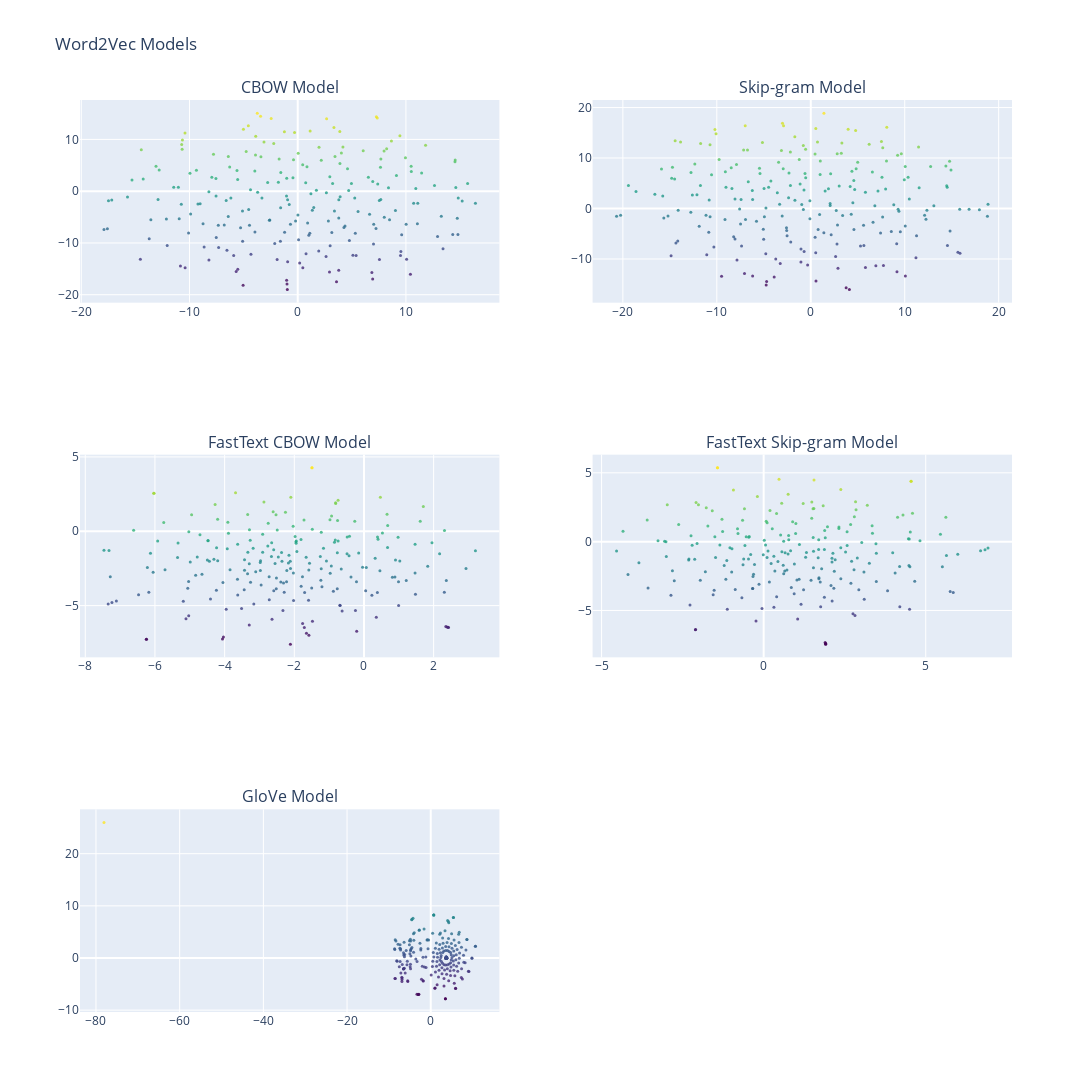

Source (notebook cell):
### Markdown cell above
# **TSNE**

### Code cell
tsne_2d = TSNE(n_components=2, perplexity=17, n_iter=3000)

cbow_tsne_2d = tsne_2d.fit_transform(cbow_model_X)
skipgram_tsne_20 = tsne_2d.fit_transform(skipgram_model_Y)
fasttext_cbow_tsne_2d = tsne_2d.fit_transform(fasttext_cbow_model_X)
fasttext_skipgram_tsn_2d = tsne_2d.fit_transform(fasttext_skipgram_model_Y)
glove_tsne_2d = tsne_2d.fit_transform(embedding_matrix)

fig = make_subplots(rows=3, cols=2, subplot_titles=('CBOW Model', 'Skip-gram Model', 'FastText CBOW Model', 'FastText Skip-gram Model', 'GloVe Model'))

fig.add_trace(go.Scatter(x=cbow_tsne_2d[:, 0], y=cbow_tsne_2d[:, 1], mode='markers', marker=dict(size=3, color=cbow_tsne_2d[:, 1], colorscale='Viridis', opacity=0.8), text=cbow_model_words, hoverinfo='text'), row=1, col=1)
fig.add_trace(go.Scatter(x=skipgram_tsne_20[:, 0], y=skipgram_tsne_20[:, 1], mode='markers', marker=dict(size=3, color=skipgram_tsne_20[:, 1], colorscale='Viridis', opacity=0.8), text=skipgram_model_words, hoverinfo='text'), row=1, col=2)
fig.add_trace(go.Scatter(x=fasttext_cbow_tsne_2d[:, 0], y=fasttext_cbow_tsne_2d[:, 1], mode='markers', marker=dict(size=3, color=fasttext_cbow_tsne_2d[:, 1], colorscale='Viridis', opacity=0.8), text=fasttext_cbow_model_words, hoverinfo='text'), row=2, col=1)
fig.add_trace(go.Scatter(x=fasttext_skipgram_tsn_2d[:, 0], y=fasttext_skipgram_tsn_2d[:, 1], mode='markers', marker=dict(size=3, color=fasttext_skipgram_tsn_2d[:, 1], colorscale='Viridis', opacity=0.8), text=fasttext_skipgram_model_words, hoverinfo='text'), row=2, col=2)
fig.add_trace(go.Scatter(x=glove_tsne_2d[:, 0], y=glove_tsne_2d[:, 1], mode='markers', marker=dict(size=3, color=glove_tsne_2d[:, 1], colorscale='Viridis', opacity=0.8), text=fasttext_skipgram_model_words, hoverinfo='text'), row=3, col=1)

fig.update_layout(title_text='Word2Vec Models', height=2400, width=1600, showlegend=False)

fig.show()

### Figure 1 — Plotly figure (JSON) as saved in the notebook; plotly's stock layout.template omitted (floating-point values rounded to 4 significant figures; data arrays with more than 128 entries replaced by an {"elided": "..."} marker saying what was removed)
{"data": [{"hoverinfo": "text", "marker": {"color": {"elided": "210 float values"}, "colorscale": [[0, "#440154"], [0.1111, "#482878"], [0.2222, "#3e4989"], [0.3333, "#31688e"], [0.4444, "#26828e"], [0.5556, "#1f9e89"], [0.6667, "#35b779"], [0.7778, "#6ece58"], [0.8889, "#b5de2b"], [1, "#fde725"]], "opacity": 0.8, "size": 3}, "mode": "markers", "text": {"elided": "210 str values"}, "type": "scatter", "x": {"elided": "210 float values"}, "xaxis": "x", "y": {"elided": "210 float values"}, "yaxis": "y"}, {"hoverinfo": "text", "marker": {"color": {"elided": "210 float values"}, "colorscale": [[0, "#440154"], [0.1111, "#482878"], [0.2222, "#3e4989"], [0.3333, "#31688e"], [0.4444, "#26828e"], [0.5556, "#1f9e89"], [0.6667, "#35b779"], [0.7778, "#6ece58"], [0.8889, "#b5de2b"], [1, "#fde725"]], "opacity": 0.8, "size": 3}, "mode": "markers", "text": {"elided": "210 str values"}, "type": "scatter", "x": {"elided": "210 float values"}, "xaxis": "x2", "y": {"elided": "210 float values"}, "yaxis": "y2"}, {"hoverinfo": "text", "marker": {"color": {"elided": "210 float values"}, "colorscale": [[0, "#440154"], [0.1111, "#482878"], [0.2222, "#3e4989"], [0.3333, "#31688e"], [0.4444, "#26828e"], [0.5556, "#1f9e89"], [0.6667, "#35b779"], [0.7778, "#6ece58"], [0.8889, "#b5de2b"], [1, "#fde725"]], "opacity": 0.8, "size": 3}, "mode": "markers", "text": {"elided": "210 str values"}, "type": "scatter", "x": {"elided": "210 float values"}, "xaxis": "x3", "y": {"elided": "210 float values"}, "yaxis": "y3"}, {"hoverinfo": "text", "marker": {"color": {"elided": "210 float values"}, "colorscale": [[0, "#440154"], [0.1111, "#482878"], [0.2222, "#3e4989"], [0.3333, "#31688e"], [0.4444, "#26828e"], [0.5556, "#1f9e89"], [0.6667, "#35b779"], [0.7778, "#6ece58"], [0.8889, "#b5de2b"], [1, "#fde725"]], "opacity": 0.8, "size": 3}, "mode": "markers", "text": {"elided": "210 str values"}, "type": "scatter", "x": {"elided": "210 float values"}, "xaxis": "x4", "y": {"elided": "210 float values"}, "yaxis": "y4"}, {"hoverinfo": "text", "marker": {"color": {"elided": "211 float values"}, "colorscale": [[0, "#440154"], [0.1111, "#482878"], [0.2222, "#3e4989"], [0.3333, "#31688e"], [0.4444, "#26828e"], [0.5556, "#1f9e89"], [0.6667, "#35b779"], [0.7778, "#6ece58"], [0.8889, "#b5de2b"], [1, "#fde725"]], "opacity": 0.8, "size": 3}, "mode": "markers", "text": {"elided": "210 str values"}, "type": "scatter", "x": {"elided": "211 float values"}, "xaxis": "x5", "y": {"elided": "211 float values"}, "yaxis": "y5"}], "layout": {"annotations": [{"font": {"size": 16}, "showarrow": false, "text": "CBOW Model", "x": 0.225, "xanchor": "center", "xref": "paper", "y": 1, "yanchor": "bottom", "yref": "paper"}, {"font": {"size": 16}, "showarrow": false, "text": "Skip-gram Model", "x": 0.775, "xanchor": "center", "xref": "paper", "y": 1, "yanchor": "bottom", "yref": "paper"}, {"font": {"size": 16}, "showarrow": false, "text": "FastText CBOW Model", "x": 0.225, "xanchor": "center", "xref": "paper", "y": 0.6111, "yanchor": "bottom", "yref": "paper"}, {"font": {"size": 16}, "showarrow": false, "text": "FastText Skip-gram Model", "x": 0.775, "xanchor": "center", "xref": "paper", "y": 0.6111, "yanchor": "bottom", "yref": "paper"}, {"font": {"size": 16}, "showarrow": false, "text": "GloVe Model", "x": 0.225, "xanchor": "center", "xref": "paper", "y": 0.2222, "yanchor": "bottom", "yref": "paper"}], "height": 2400, "showlegend": false, "title": {"text": "Word2Vec Models"}, "width": 1600, "xaxis": {"anchor": "y", "domain": [0, 0.45]}, "xaxis2": {"anchor": "y2", "domain": [0.55, 1]}, "xaxis3": {"anchor": "y3", "domain": [0, 0.45]}, "xaxis4": {"anchor": "y4", "domain": [0.55, 1]}, "xaxis5": {"anchor": "y5", "domain": [0, 0.45]}, "xaxis6": {"anchor": "y6", "domain": [0.55, 1]}, "yaxis": {"anchor": "x", "domain": [0.7778, 1]}, "yaxis2": {"anchor": "x2", "domain": [0.7778, 1]}, "yaxis3": {"anchor": "x3", "domain": [0.3889, 0.6111]}, "yaxis4": {"anchor": "x4", "domain": [0.3889, 0.6111]}, "yaxis5": {"anchor": "x5", "domain": [0, 0.2222]}, "yaxis6": {"anchor": "x6", "domain": [0, 0.2222]}}}
